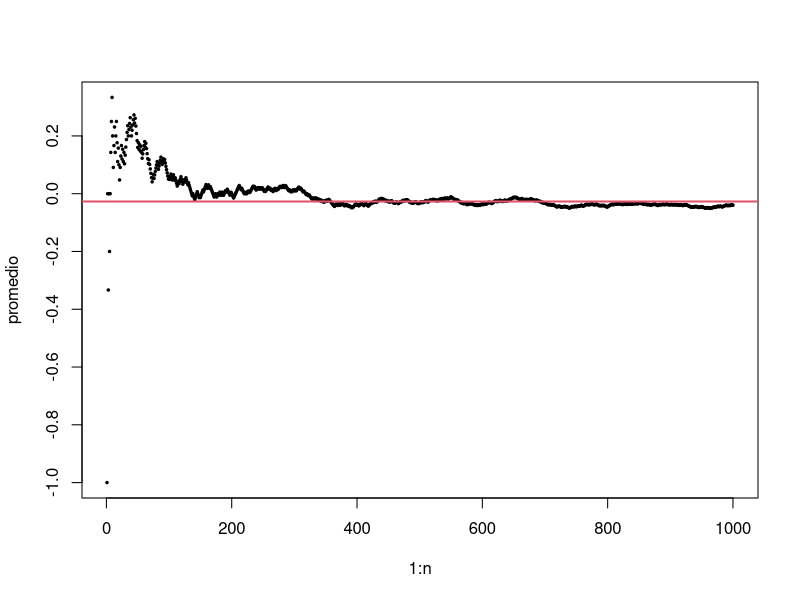
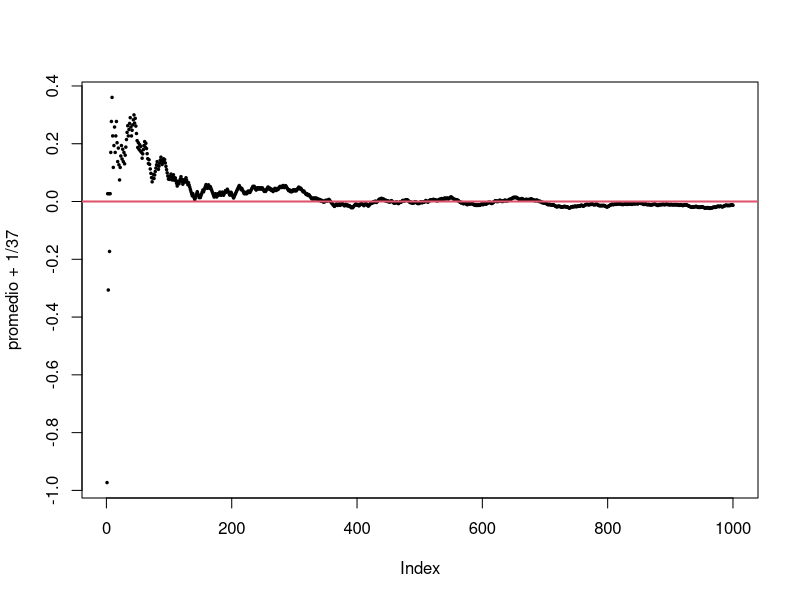
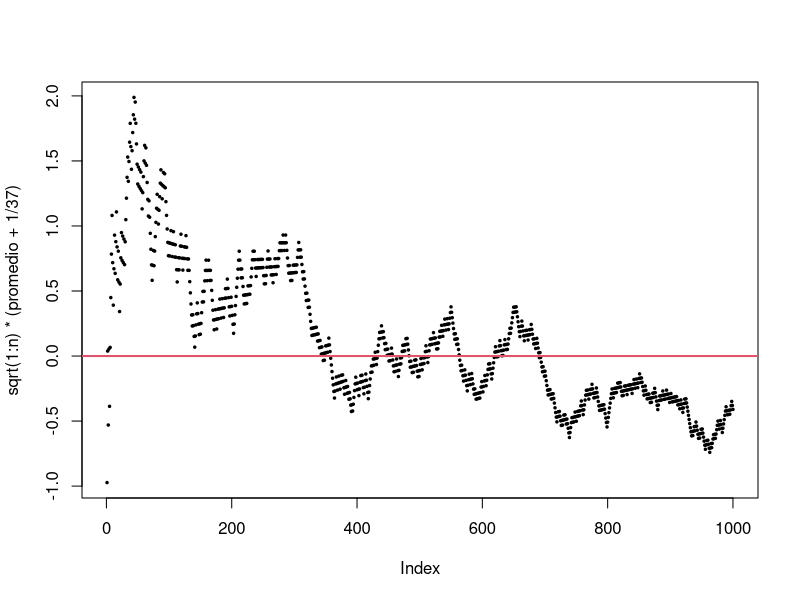

Reproduce these figures in R, in order.

n <- 1000
X <- sample(x = c(-1,1), size = n, prob = c(19,18), replace = TRUE)
promedio <- cumsum(X)*(1/1:n)
plot(1:n, promedio, type = "p", pch = 20, cex = .5)
abline(h = -1/37, col = 2, lwd = 2)

mean(promedio == (-1/37))

plot(promedio + 1/37, pch = 20, cex = .5)
abline(h = 0, col = 2, lwd = 2)

plot(sqrt(1:n)*(promedio + 1/37), pch = 20, cex = .5)
abline(h = 0, col = 2, lwd = 2)

